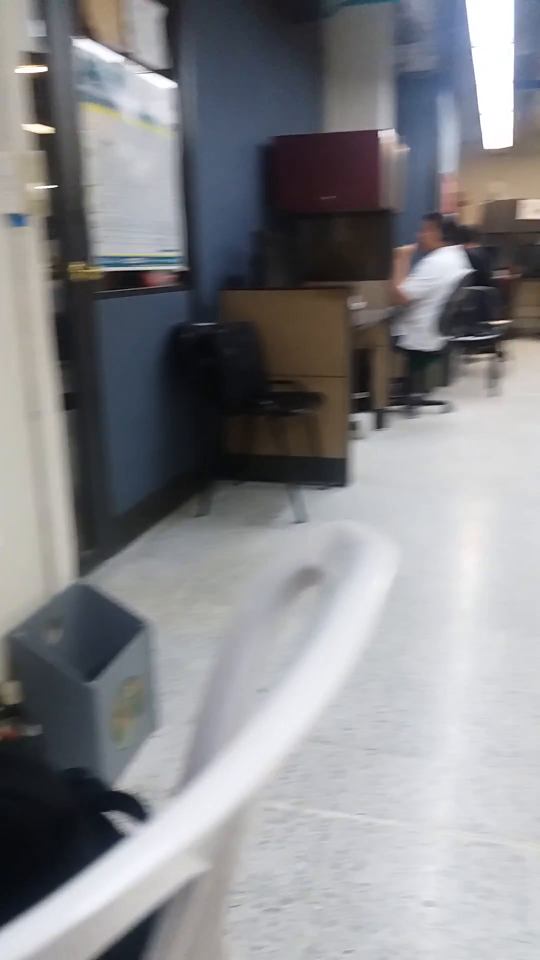
#> input picture frame 13 of notebooks/20170518_162932.mp4, 1080 x 1920 px, given in place of 20170518_162932.avi, which was not available (shown at 1/2 size)
$ jupyter execute test_doc.ipynb   (Python 2 division)   (text cells are left out)
#> lines starting #> are read from the running program, lines starting #| are printed output that depends on the picture
[cell 1]
import numpy as np
import cv2

cap = cv2.VideoCapture('20170518_162932.avi')

while(cap.isOpened()):
    ret, frame = cap.read()
#> frame is the input picture: shape (1920, 1080, 3); mean B, G, R 138.6, 135.5, 135.1

    gray = cv2.cvtColor(frame, cv2.COLOR_BGR2GRAY)
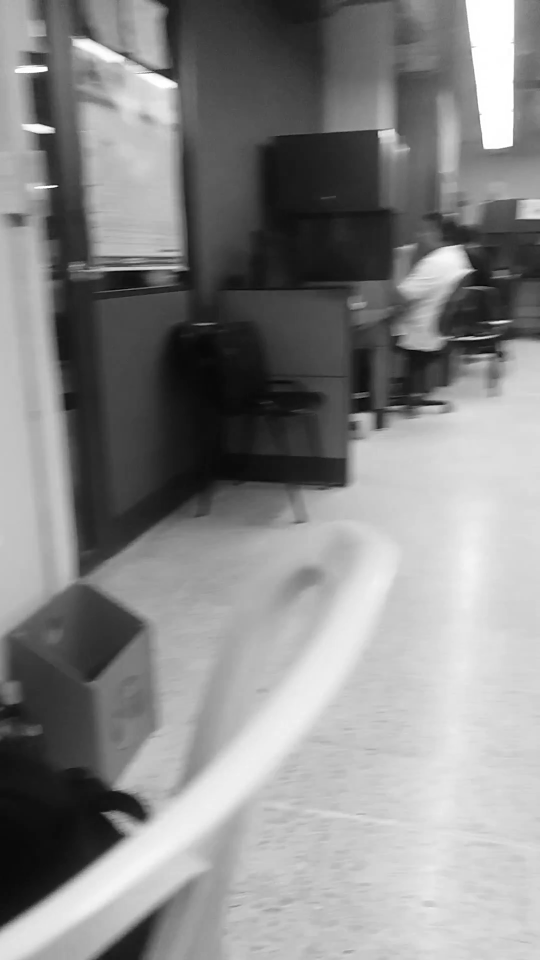
#> gray: shape (1920, 1080) (shown at 1/2 size); min 0, max 255, mean 135.6

    cv2.imshow('frame',gray)
    if cv2.waitKey(1) & 0xFF == ord('q'):
#> (key q is pressed here)
        break

cap.release()
cv2.destroyAllWindows()


$ run again, starting later in the video
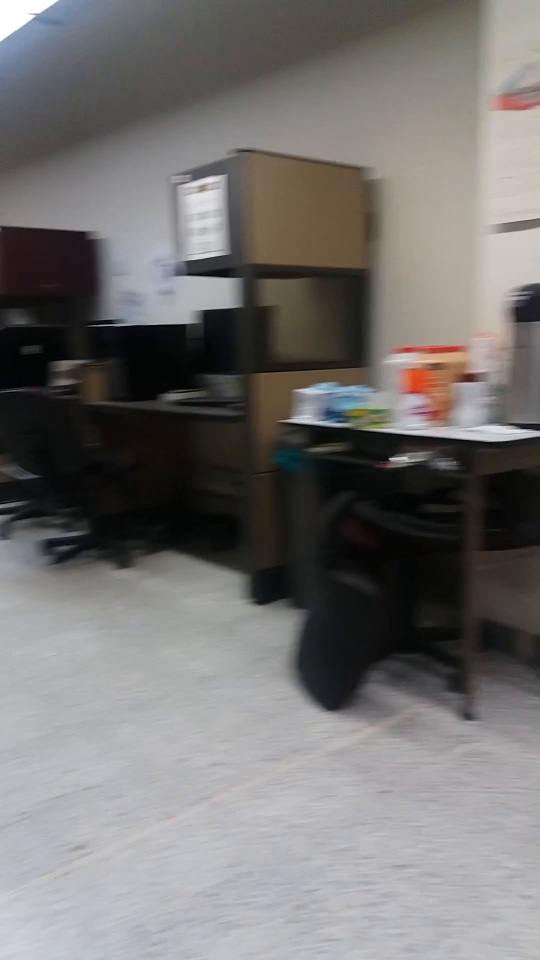
#> input picture frame 59 of notebooks/20170518_162932.mp4, 1080 x 1920 px, given in place of 20170518_162932.avi, which was not available (shown at 1/2 size)
#> frame is the input picture: shape (1920, 1080, 3); mean B, G, R 113.1, 114.1, 116.5
#> `gray = cv2.cvtColor(frame, cv2.COLOR_BGR2GRAY)`:
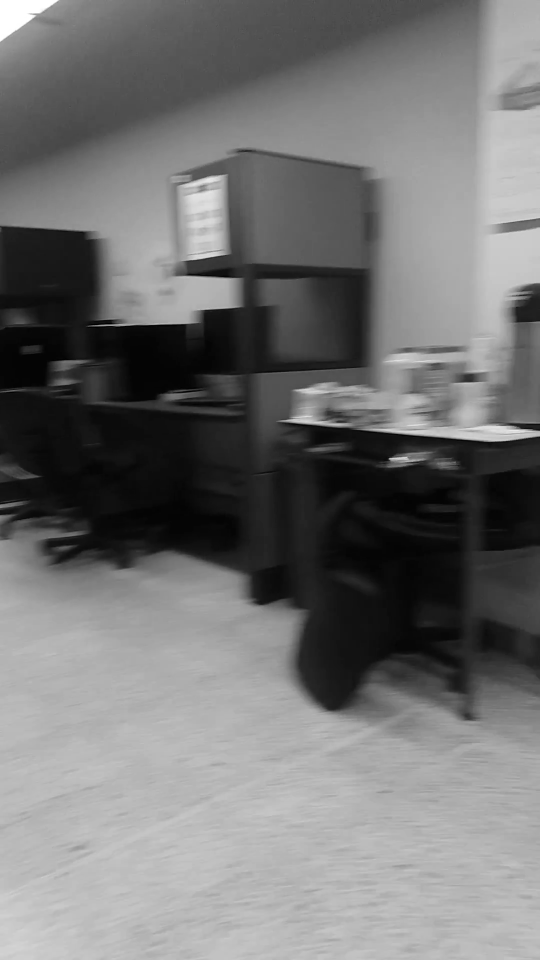
#> gray: shape (1920, 1080) (shown at 1/2 size); min 0, max 255, mean 114.7

$ run again, starting later in the video
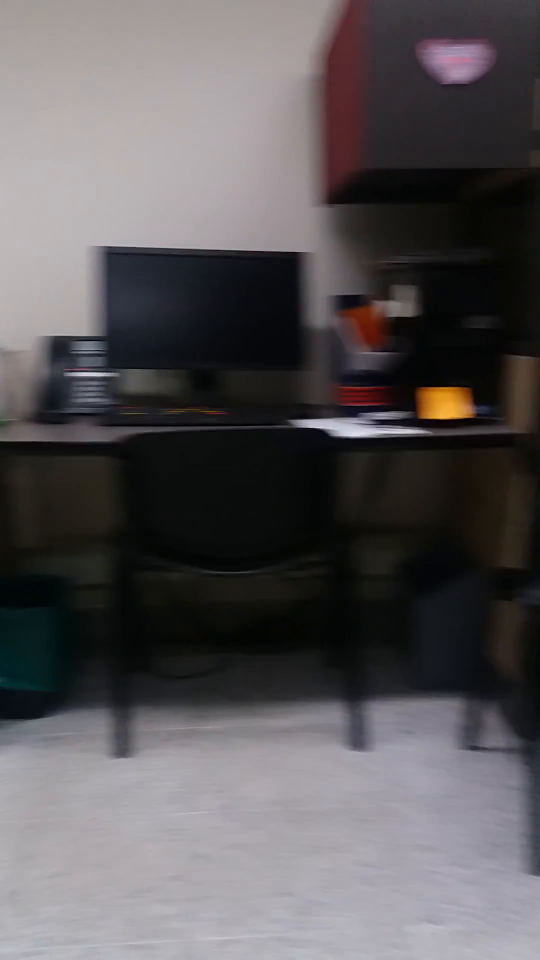
#> input picture frame 105 of notebooks/20170518_162932.mp4, 1080 x 1920 px, given in place of 20170518_162932.avi, which was not available (shown at 1/2 size)
#> frame is the input picture: shape (1920, 1080, 3); mean B, G, R 88.3, 86, 89.5
#> `gray = cv2.cvtColor(frame, cv2.COLOR_BGR2GRAY)`:
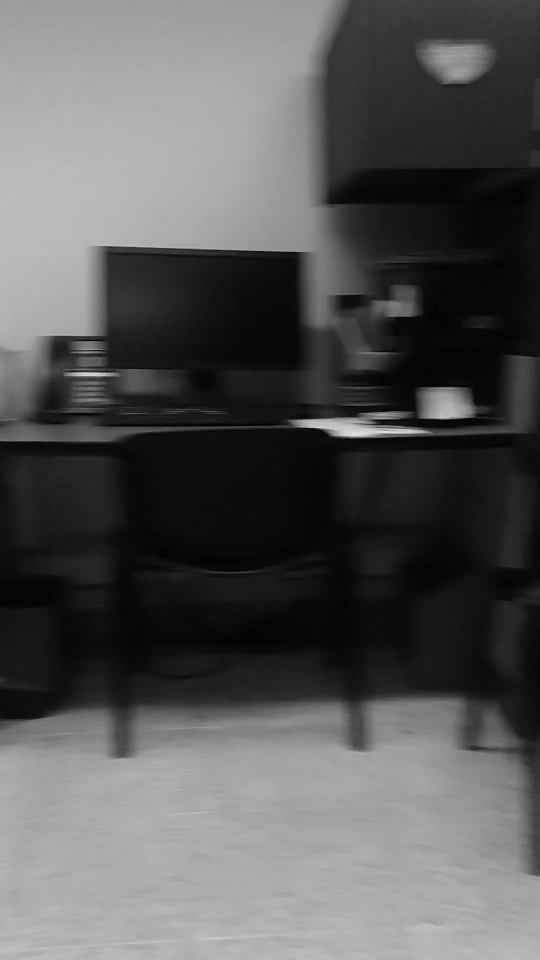
#> gray: shape (1920, 1080) (shown at 1/2 size); min 0, max 225, mean 87.3
